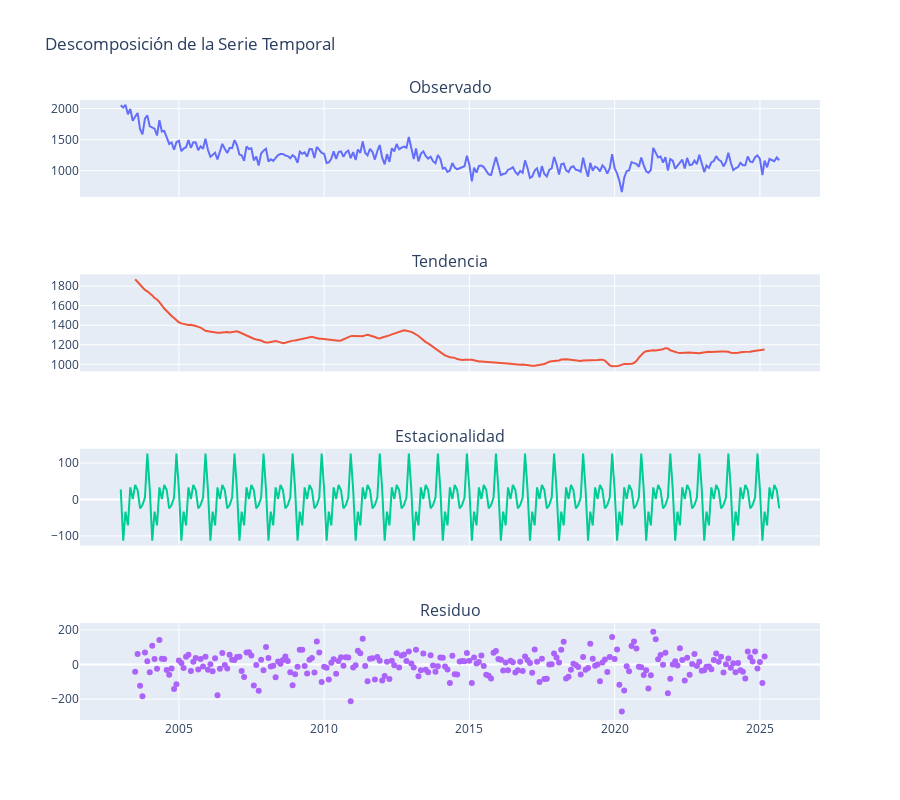

The code cell stored with this chart in its notebook:
### Code cell
# --- 2. Descomposición de la Serie con Plotly ---
print("\n--- 2. Descomposición Interactiva de la Serie (Plotly) ---")

# Calculamos la descomposición (period=12 para meses del año)
decomposition = seasonal_decompose(df_monthly['CANTIDAD'], model='additive', period=12)

# Creamos una figura con 4 subplots (uno para cada componente)
fig2 = make_subplots(
    rows=4, cols=1,
    shared_xaxes=True,
    subplot_titles=("Observado", "Tendencia", "Estacionalidad", "Residuo")
)

# Añadimos cada componente al subplot correspondiente
fig2.add_trace(go.Scatter(x=decomposition.observed.index, y=decomposition.observed, name='Observado'),
              row=1, col=1)
fig2.add_trace(go.Scatter(x=decomposition.trend.index, y=decomposition.trend, name='Tendencia'),
              row=2, col=1)
fig2.add_trace(go.Scatter(x=decomposition.seasonal.index, y=decomposition.seasonal, name='Estacionalidad'),
              row=3, col=1)
fig2.add_trace(go.Scatter(x=decomposition.resid.index, y=decomposition.resid, name='Residuo', mode='markers'), # Residuos como puntos
              row=4, col=1)

# Actualizamos el layout
fig2.update_layout(height=800, title_text="Descomposición de la Serie Temporal", showlegend=False)
fig2.show()

### Figure 1 — Plotly figure (JSON) as saved in the notebook; plotly's stock layout.template omitted (floating-point values rounded to 4 significant figures; data arrays with more than 128 entries replaced by an {"elided": "..."} marker saying what was removed)
{"data": [{"name": "Observado", "type": "scatter", "x": {"elided": "273 str values"}, "xaxis": "x", "y": {"elided": "273 float values"}, "yaxis": "y"}, {"name": "Tendencia", "type": "scatter", "x": {"elided": "273 str values"}, "xaxis": "x2", "y": {"elided": "273 float values"}, "yaxis": "y2"}, {"name": "Estacionalidad", "type": "scatter", "x": {"elided": "273 str values"}, "xaxis": "x3", "y": {"elided": "273 float values"}, "yaxis": "y3"}, {"mode": "markers", "name": "Residuo", "type": "scatter", "x": {"elided": "273 str values"}, "xaxis": "x4", "y": {"elided": "273 float values"}, "yaxis": "y4"}], "layout": {"annotations": [{"font": {"size": 16}, "showarrow": false, "text": "Observado", "x": 0.5, "xanchor": "center", "xref": "paper", "y": 1, "yanchor": "bottom", "yref": "paper"}, {"font": {"size": 16}, "showarrow": false, "text": "Tendencia", "x": 0.5, "xanchor": "center", "xref": "paper", "y": 0.7188, "yanchor": "bottom", "yref": "paper"}, {"font": {"size": 16}, "showarrow": false, "text": "Estacionalidad", "x": 0.5, "xanchor": "center", "xref": "paper", "y": 0.4375, "yanchor": "bottom", "yref": "paper"}, {"font": {"size": 16}, "showarrow": false, "text": "Residuo", "x": 0.5, "xanchor": "center", "xref": "paper", "y": 0.1562, "yanchor": "bottom", "yref": "paper"}], "height": 800, "showlegend": false, "title": {"text": "Descomposición de la Serie Temporal"}, "xaxis": {"anchor": "y", "domain": [0, 1], "matches": "x4", "showticklabels": false}, "xaxis2": {"anchor": "y2", "domain": [0, 1], "matches": "x4", "showticklabels": false}, "xaxis3": {"anchor": "y3", "domain": [0, 1], "matches": "x4", "showticklabels": false}, "xaxis4": {"anchor": "y4", "domain": [0, 1]}, "yaxis": {"anchor": "x", "domain": [0.8438, 1]}, "yaxis2": {"anchor": "x2", "domain": [0.5625, 0.7188]}, "yaxis3": {"anchor": "x3", "domain": [0.2812, 0.4375]}, "yaxis4": {"anchor": "x4", "domain": [0, 0.1562]}}}
